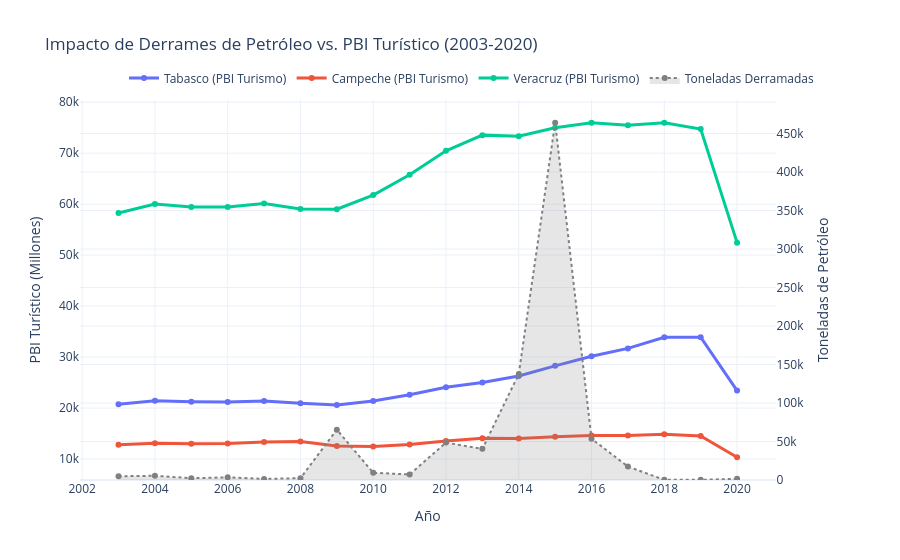

Notebook code cell kept with this figure:
### Code cell
import plotly.graph_objects as go
from plotly.subplots import make_subplots
import pandas as pd

# 1. Cargar datos (ajustamos la ruta al archivo local)
df = pd.read_csv('../data/turismo_derrames.csv')

# 2. Limpieza de datos: Convertir la columna de toneladas a numérico
# Eliminamos las comas de los strings y convertimos a float
df['Cantidad reportada (toneladas)'] = df['Cantidad reportada (toneladas)'].str.replace(',', '').astype(float)

# Crear figura con eje secundario
fig = make_subplots(specs=[[{"secondary_y": True}]])

# 3. Agregar líneas de PBI por estado (Eje Y Primario)
estados = ['Tabasco (PBI Turismo)', 'Campeche (PBI Turismo)', 'Veracruz (PBI Turismo)']
colores = ['#636EFA', '#EF553B', '#00CC96']

for estado, color in zip(estados, colores):
    fig.add_trace(
        go.Scatter(x=df['anio'], y=df[estado], name=estado,
                   line=dict(width=3, color=color), mode='lines+markers'),
        secondary_y=False,
    )

# 4. Agregar el impacto de derrames (Eje Y Secundario)
# Usamos un gráfico de área para resaltar visualmente el evento
fig.add_trace(
    go.Scatter(x=df['anio'], y=df['Cantidad reportada (toneladas)'], 
               name='Toneladas Derramadas',
               fill='tozeroy', fillcolor='rgba(128, 128, 128, 0.2)',
               line=dict(color='gray', dash='dot')),
    secondary_y=True,
)

# Configuración de diseño
fig.update_layout(
    title='Impacto de Derrames de Petróleo vs. PBI Turístico (2003-2020)',
    xaxis_title='Año',
    legend=dict(orientation="h", yanchor="bottom", y=1.02, xanchor="right", x=1),
    template='plotly_white',
    hovermode='x unified'
)

# Nombres de ejes
fig.update_yaxes(title_text="PBI Turístico (Millones)", secondary_y=False)
fig.update_yaxes(title_text="Toneladas de Petróleo", secondary_y=True)

# Mostrar gráfico
fig.show()

### Figure 1 — Plotly figure (JSON) as saved in the notebook; plotly's stock layout.template omitted (floating-point values rounded to 4 significant figures)
{"data": [{"line": {"color": "#636EFA", "width": 3}, "mode": "lines+markers", "name": "Tabasco (PBI Turismo)", "type": "scatter", "x": [2003, 2004, 2005, 2006, 2007, 2008, 2009, 2010, 2011, 2012, 2013, 2014, 2015, 2016, 2017, 2018, 2019, 2020], "xaxis": "x", "y": [20730.0, 21410.0, 21230.0, 21190.0, 21390.0, 20920.0, 20610.0, 21360.0, 22590.0, 24070.0, 24990.0, 26290.0, 28270.0, 30140.0, 31700.0, 33890.0, 33900.0, 23420.0], "yaxis": "y"}, {"line": {"color": "#EF553B", "width": 3}, "mode": "lines+markers", "name": "Campeche (PBI Turismo)", "type": "scatter", "x": [2003, 2004, 2005, 2006, 2007, 2008, 2009, 2010, 2011, 2012, 2013, 2014, 2015, 2016, 2017, 2018, 2019, 2020], "xaxis": "x", "y": [12790.0, 13110.0, 12970.0, 13030.0, 13350.0, 13440.0, 12540.0, 12450.0, 12830.0, 13520.0, 14050.0, 14040.0, 14370.0, 14580.0, 14590.0, 14840.0, 14500.0, 10340.0], "yaxis": "y"}, {"line": {"color": "#00CC96", "width": 3}, "mode": "lines+markers", "name": "Veracruz (PBI Turismo)", "type": "scatter", "x": [2003, 2004, 2005, 2006, 2007, 2008, 2009, 2010, 2011, 2012, 2013, 2014, 2015, 2016, 2017, 2018, 2019, 2020], "xaxis": "x", "y": [58270.0, 60020.0, 59460.0, 59420.0, 60120.0, 59030.0, 59010.0, 61790.0, 65760.0, 70470.0, 73540.0, 73310.0, 74980.0, 75950.0, 75460.0, 75970.0, 74720.0, 52450.0], "yaxis": "y"}, {"fill": "tozeroy", "fillcolor": "rgba(128, 128, 128, 0.2)", "line": {"color": "gray", "dash": "dot"}, "name": "Toneladas Derramadas", "type": "scatter", "x": [2003, 2004, 2005, 2006, 2007, 2008, 2009, 2010, 2011, 2012, 2013, 2014, 2015, 2016, 2017, 2018, 2019, 2020], "xaxis": "x", "y": [4824.0, 5478.0, 2321.0, 3433.0, 1439.0, 2327.0, 65330.0, 9373.0, 7225.0, 48600.0, 40440.0, 137600.0, 464000.0, 53590.0, 17460.0, 176.0, 245.4, 1545.0], "yaxis": "y2"}], "layout": {"hovermode": "x unified", "legend": {"orientation": "h", "x": 1, "xanchor": "right", "y": 1.02, "yanchor": "bottom"}, "title": {"text": "Impacto de Derrames de Petróleo vs. PBI Turístico (2003-2020)"}, "xaxis": {"anchor": "y", "domain": [0, 0.94], "title": {"text": "Año"}}, "yaxis": {"anchor": "x", "domain": [0, 1], "title": {"text": "PBI Turístico (Millones)"}}, "yaxis2": {"anchor": "x", "overlaying": "y", "side": "right", "title": {"text": "Toneladas de Petróleo"}}}}
